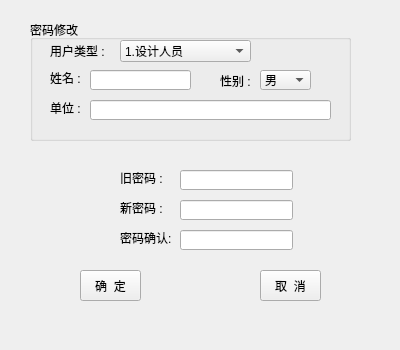
<?xml version="1.0" encoding="UTF-8"?>
<ui version="4.0">
 <class>changePasswordForm</class>
 <widget class="QWidget" name="changePasswordForm">
  <property name="geometry">
   <rect>
    <x>0</x>
    <y>0</y>
    <width>400</width>
    <height>350</height>
   </rect>
  </property>
  <property name="minimumSize">
   <size>
    <width>400</width>
    <height>350</height>
   </size>
  </property>
  <property name="maximumSize">
   <size>
    <width>400</width>
    <height>350</height>
   </size>
  </property>
  <property name="windowTitle">
   <string>密码修改</string>
  </property>
  <widget class="QGroupBox" name="groupBox">
   <property name="geometry">
    <rect>
     <x>30</x>
     <y>20</y>
     <width>321</width>
     <height>121</height>
    </rect>
   </property>
   <property name="title">
    <string>密码修改</string>
   </property>
   <widget class="QLabel" name="label_4">
    <property name="geometry">
     <rect>
      <x>20</x>
      <y>20</y>
      <width>71</width>
      <height>21</height>
     </rect>
    </property>
    <property name="text">
     <string>用户类型 :</string>
    </property>
   </widget>
   <widget class="QComboBox" name="userCategoryCmb">
    <property name="geometry">
     <rect>
      <x>90</x>
      <y>20</y>
      <width>131</width>
      <height>22</height>
     </rect>
    </property>
    <item>
     <property name="text">
      <string>1.设计人员</string>
     </property>
    </item>
    <item>
     <property name="text">
      <string>2.施工管理人员</string>
     </property>
    </item>
    <item>
     <property name="text">
      <string>3.普通用户</string>
     </property>
    </item>
   </widget>
   <widget class="QLabel" name="label_5">
    <property name="geometry">
     <rect>
      <x>20</x>
      <y>50</y>
      <width>51</width>
      <height>16</height>
     </rect>
    </property>
    <property name="text">
     <string>姓名 :</string>
    </property>
   </widget>
   <widget class="QLabel" name="label_6">
    <property name="geometry">
     <rect>
      <x>20</x>
      <y>80</y>
      <width>71</width>
      <height>16</height>
     </rect>
    </property>
    <property name="text">
     <string>单位 :</string>
    </property>
   </widget>
   <widget class="QLabel" name="label_7">
    <property name="geometry">
     <rect>
      <x>190</x>
      <y>50</y>
      <width>41</width>
      <height>21</height>
     </rect>
    </property>
    <property name="text">
     <string>性别 :</string>
    </property>
   </widget>
   <widget class="QLineEdit" name="lineEdit_4">
    <property name="geometry">
     <rect>
      <x>60</x>
      <y>50</y>
      <width>101</width>
      <height>20</height>
     </rect>
    </property>
   </widget>
   <widget class="QLineEdit" name="lineEdit_5">
    <property name="geometry">
     <rect>
      <x>60</x>
      <y>80</y>
      <width>241</width>
      <height>20</height>
     </rect>
    </property>
   </widget>
   <widget class="QComboBox" name="genderCmb">
    <property name="geometry">
     <rect>
      <x>230</x>
      <y>50</y>
      <width>51</width>
      <height>20</height>
     </rect>
    </property>
    <item>
     <property name="text">
      <string>男</string>
     </property>
    </item>
    <item>
     <property name="text">
      <string>女</string>
     </property>
    </item>
   </widget>
  </widget>
  <widget class="QLabel" name="label">
   <property name="geometry">
    <rect>
     <x>120</x>
     <y>170</y>
     <width>71</width>
     <height>16</height>
    </rect>
   </property>
   <property name="text">
    <string>旧密码 :</string>
   </property>
  </widget>
  <widget class="QLabel" name="label_2">
   <property name="geometry">
    <rect>
     <x>120</x>
     <y>230</y>
     <width>71</width>
     <height>16</height>
    </rect>
   </property>
   <property name="text">
    <string>密码确认:</string>
   </property>
  </widget>
  <widget class="QLabel" name="label_3">
   <property name="geometry">
    <rect>
     <x>120</x>
     <y>200</y>
     <width>71</width>
     <height>16</height>
    </rect>
   </property>
   <property name="text">
    <string>新密码 :</string>
   </property>
  </widget>
  <widget class="QLineEdit" name="oldPasswordLineEdit">
   <property name="geometry">
    <rect>
     <x>180</x>
     <y>170</y>
     <width>113</width>
     <height>20</height>
    </rect>
   </property>
   <property name="echoMode">
    <enum>QLineEdit::Password</enum>
   </property>
  </widget>
  <widget class="QLineEdit" name="newPasswordLineEdit">
   <property name="geometry">
    <rect>
     <x>180</x>
     <y>200</y>
     <width>113</width>
     <height>20</height>
    </rect>
   </property>
   <property name="echoMode">
    <enum>QLineEdit::Password</enum>
   </property>
  </widget>
  <widget class="QLineEdit" name="confirmNewPasswordLineEdit">
   <property name="geometry">
    <rect>
     <x>180</x>
     <y>230</y>
     <width>113</width>
     <height>20</height>
    </rect>
   </property>
   <property name="echoMode">
    <enum>QLineEdit::Password</enum>
   </property>
  </widget>
  <widget class="QPushButton" name="confirmBtn">
   <property name="geometry">
    <rect>
     <x>80</x>
     <y>270</y>
     <width>61</width>
     <height>31</height>
    </rect>
   </property>
   <property name="text">
    <string>确  定</string>
   </property>
  </widget>
  <widget class="QPushButton" name="cancleBtn">
   <property name="geometry">
    <rect>
     <x>260</x>
     <y>270</y>
     <width>61</width>
     <height>31</height>
    </rect>
   </property>
   <property name="text">
    <string>取  消</string>
   </property>
  </widget>
 </widget>
 <resources/>
 <connections/>
</ui>
